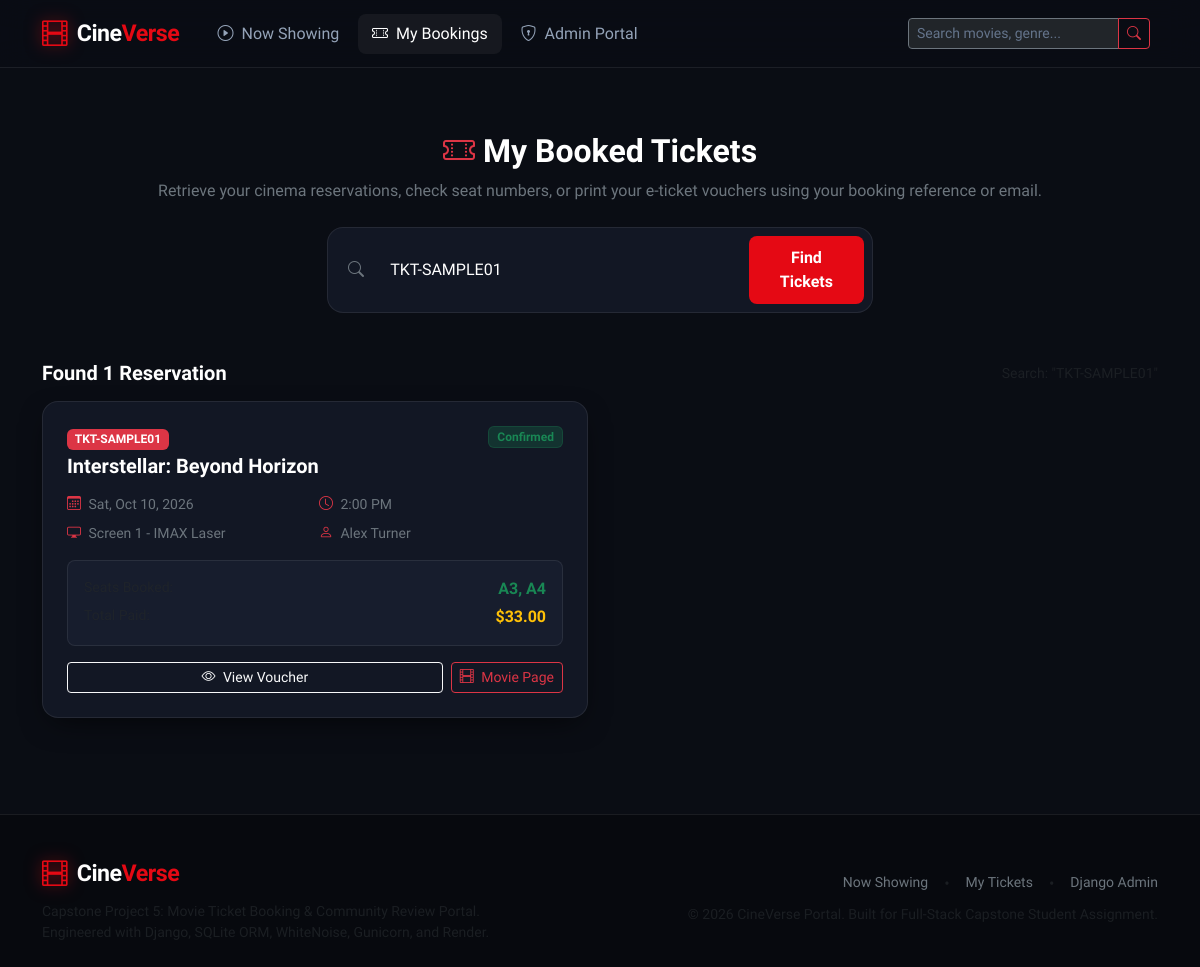
Page /my-bookings/?q=TKT-SAMPLE01 on the committed database.
### movies/models.py (models this page shows, shortened)
class SeatBooking(models.Model):
    showtime = models.ForeignKey(Showtime, on_delete=models.CASCADE, related_name="bookings")
    customer_name = models.CharField(max_length=150)
    customer_email = models.EmailField()
    customer_phone = models.CharField(max_length=20, blank=True)
    selected_seats = models.CharField(
        max_length=255,
        help_text="Comma-separated list of booked seats (e.g. A1, A2, B4)"
    )
    seat_count = models.PositiveIntegerField(default=1)
    total_paid = models.DecimalField(max_digits=8, decimal_places=2)
    booking_reference = models.CharField(max_length=20, unique=True, blank=True)
    created_at = models.DateTimeField(auto_now_add=True)
    class Meta:
        ordering = ["-created_at"]

class Showtime(models.Model):
    movie = models.ForeignKey(Movie, on_delete=models.CASCADE, related_name="showtimes")
    show_date = models.DateField()
    show_time = models.TimeField()
    ticket_price = models.DecimalField(max_digits=6, decimal_places=2, default=Decimal("12.50"))
    screen_number = models.CharField(max_length=50, default="Screen 1 - IMAX")
    class Meta:
        ordering = ["show_date", "show_time"]
        unique_together = ("movie", "show_date", "show_time", "screen_number")

class Movie(models.Model):
    GENRE_CHOICES = [
        ("Action", "Action"),
        ("Sci-Fi", "Sci-Fi"),
        ("Drama", "Drama"),
        ("Comedy", "Comedy"),
        ("Romance", "Romance"),
        ("Horror", "Horror"),
        ("Animation", "Animation"),
        ("Thriller", "Thriller"),
        ("Adventure", "Adventure"),
    ]
    title = models.CharField(max_length=200)
    genre = models.CharField(max_length=100, choices=GENRE_CHOICES, default="Action")
    duration = models.PositiveIntegerField(help_text="Duration in minutes (e.g. 148)")
    release_date = models.DateField()
    poster_url = models.URLField(max_length=500, help_text="Direct URL to movie poster image")
    description = models.TextField()
    class Meta:
        ordering = ["-release_date", "title"]

### movies/views.py (the view)
# urls.py: path("my-bookings/", views.my_bookings, name="my_bookings"),
def my_bookings(request):
    search_term = request.GET.get("q", "").strip()
    bookings = []
    has_searched = False
    if search_term:
        has_searched = True
        bookings = SeatBooking.objects.filter(
            Q(customer_email__iexact=search_term) |
            Q(booking_reference__iexact=search_term)
        ).select_related("showtime", "showtime__movie").order_by("-created_at")
    context = {
        "search_term": search_term,
        "bookings": bookings,
        "has_searched": has_searched,
    }
    return render(request, "movies/my_bookings.html", context)

### movies/templates/movies/my_bookings.html (shortened to what this page needs)
{% extends 'movies/base.html' %}
{% load static %}
{% block content %}
<div class="container py-5">
    <div class="text-center mb-5">
        <h1 class="h2 fw-bold text-white mb-2">
            <i class="bi bi-ticket-perforated text-danger me-2"></i>My Booked Tickets
        </h1>
        <p class="text-secondary max-w-600 mx-auto">
            Retrieve your cinema reservations, check seat numbers, or print your e-ticket vouchers using your booking reference or email.
        </p>
        <div class="row justify-content-center mt-4">
            <div class="col-lg-6 col-md-8">
                <form method="GET" action="{% url 'movies:my_bookings' %}" class="d-flex gap-2 p-2 rounded-4" style="background: var(--bg-card); border: 1px solid var(--border-color);">
                    <div class="input-group">
                        <span class="input-group-text bg-transparent border-0 text-secondary">
                            <i class="bi bi-search"></i>
                        </span>
                        <input type="text" name="q" class="form-control bg-transparent border-0 text-white shadow-none" placeholder="Enter Booking Ref (e.g. TKT-...) or your Email..." value="{{ search_term }}" required>
                    </div>
                    <button class="btn btn-cinema px-4" type="submit">
                        Find Tickets
                    </button>
                </form>
            </div>
        </div>
    </div>
    {% if has_searched %}
        {% if bookings %}
            <div class="d-flex justify-content-between align-items-center mb-3">
                <h2 class="h5 fw-bold text-white mb-0">Found {{ bookings.count }} Reservation{{ bookings.count|pluralize }}</h2>
                <span class="text-muted small">Search: "{{ search_term }}"</span>
            </div>
            <div class="row row-cols-1 row-cols-md-2 g-4">
                {% for b in bookings %}
                    <div class="col">
                        <div class="p-4 rounded-4 h-100 d-flex flex-column" style="background: var(--bg-card); border: 1px solid var(--border-color); box-shadow: var(--shadow-cinema);">
                            <div class="d-flex justify-content-between align-items-start mb-3">
                                <div>
                                    <span class="badge bg-danger mb-1">{{ b.booking_reference }}</span>
                                    <h3 class="h5 fw-bold text-white mb-0">{{ b.showtime.movie.title }}</h3>
                                </div>
                                <span class="badge bg-success bg-opacity-25 text-success border border-success border-opacity-25 px-2 py-1">
                                    Confirmed
                                </span>
                            </div>
                            <div class="row g-2 text-secondary small mb-3">
                                <div class="col-6">
                                    <i class="bi bi-calendar3 me-1 text-danger"></i>
                                    {{ b.showtime.show_date|date:"D, M d, Y" }}
                                </div>
                                <div class="col-6">
                                    <i class="bi bi-clock me-1 text-danger"></i>
                                    {{ b.showtime.show_time|time:"g:i A" }}
                                </div>
                                <div class="col-6">
                                    <i class="bi bi-display me-1 text-danger"></i>
                                    {{ b.showtime.screen_number }}
                                </div>
                                <div class="col-6">
                                    <i class="bi bi-person me-1 text-danger"></i>
                                    {{ b.customer_name }}
                                </div>
                            </div>
                            <div class="p-3 rounded-3 mb-3" style="background: var(--bg-surface); border: 1px solid var(--border-color);">
                                <div class="d-flex justify-content-between mb-1">
                                    <span class="text-muted small">Seats Booked:</span>
                                    <span class="text-success fw-bold">{{ b.selected_seats }}</span>
                                </div>
                                <div class="d-flex justify-content-between">
                                    <span class="text-muted small">Total Paid:</span>
                                    <span class="text-warning fw-bold">${{ b.total_paid }}</span>
                                </div>
                            </div>
                            <div class="mt-auto d-flex gap-2">
                                <a href="{% url 'movies:booking_confirmation' b.booking_reference %}" class="btn btn-outline-light btn-sm flex-grow-1">
                                    <i class="bi bi-eye me-1"></i> View Voucher
                                </a>
                                <a href="{% url 'movies:movie_detail' b.showtime.movie.id %}" class="btn btn-outline-danger btn-sm">
                                    <i class="bi bi-film me-1"></i> Movie Page
                                </a>
                            </div>
                        </div>
                    </div>
                {% endfor %}
            </div>
        {% endif %}
    {% endif %}
</div>
{% endblock %}

### movies/templates/movies/base.html (shortened to what this page needs)
{% load static %}
<!DOCTYPE html>
<html lang="en">
<head>
    <link href="https://cdn.jsdelivr.net/npm/bootstrap@5.3.3/dist/css/bootstrap.min.css" rel="stylesheet">
    <link rel="stylesheet" href="https://cdn.jsdelivr.net/npm/bootstrap-icons@1.11.3/font/bootstrap-icons.min.css">
    <link rel="stylesheet" href="{% static 'css/cinema.css' %}">
</head>
<body>
    <nav class="navbar navbar-expand-lg navbar-dark navbar-cinema sticky-top">
        <div class="container">
            <a class="brand-logo" href="{% url 'movies:movie_list' %}">
                <i class="bi bi-film brand-icon"></i>
                <span class="brand-text">Cine<span>Verse</span></span>
            </a>
            <div class="collapse navbar-collapse" id="navbarContent">
                <ul class="navbar-nav me-auto mb-2 mb-lg-0 ms-lg-4 gap-1">
                    <li class="nav-item">
                        <a class="nav-link {% if request.resolver_match.url_name == 'movie_list' %}active{% endif %}" href="{% url 'movies:movie_list' %}">
                            <i class="bi bi-play-circle me-1"></i> Now Showing
                        </a>
                    </li>
                    <li class="nav-item">
                        <a class="nav-link {% if request.resolver_match.url_name == 'my_bookings' %}active{% endif %}" href="{% url 'movies:my_bookings' %}">
                            <i class="bi bi-ticket-perforated me-1"></i> My Bookings
                        </a>
                    </li>
                    <li class="nav-item">
                        <a class="nav-link" href="/admin/" target="_blank">
                            <i class="bi bi-shield-lock me-1"></i> Admin Portal
                        </a>
                    </li>
                </ul>
                <form class="d-flex me-lg-2" action="{% url 'movies:movie_list' %}" method="GET">
                    <div class="input-group input-group-sm">
                        <input class="form-control bg-dark text-light border-secondary" type="search" name="q" placeholder="Search movies, genre..." value="{{ search_query|default:'' }}" aria-label="Search">
                        <button class="btn btn-outline-danger" type="submit">
                            <i class="bi bi-search"></i>
                        </button>
                    </div>
                </form>
            </div>
        </div>
    </nav>
    <main class="flex-grow-1">
        {% block content %}{% endblock %}
    </main>
    <footer class="footer-cinema mt-5">
        <div class="container text-center text-md-start">
            <div class="row g-4 align-items-center">
                <div class="col-md-6">
                    <a class="brand-logo mb-2 d-inline-flex" href="{% url 'movies:movie_list' %}">
                        <i class="bi bi-film brand-icon"></i>
                        <span class="brand-text">Cine<span>Verse</span></span>
                    </a>
                    <p class="text-muted small mb-0">
                        Capstone Project 5: Movie Ticket Booking & Community Review Portal.<br>
                        Engineered with Django, SQLite ORM, WhiteNoise, Gunicorn, and Render.
                    </p>
                </div>
                <div class="col-md-6 text-md-end">
                    <div class="d-flex justify-content-md-end gap-3 mb-2">
                        <a href="{% url 'movies:movie_list' %}" class="text-secondary text-decoration-none small">Now Showing</a>
                        <span class="text-muted">•</span>
                        <a href="{% url 'movies:my_bookings' %}" class="text-secondary text-decoration-none small">My Tickets</a>
                        <span class="text-muted">•</span>
                        <a href="/admin/" class="text-secondary text-decoration-none small">Django Admin</a>
                    </div>
                    <p class="text-muted small mb-0">
                        © {% now "Y" %} CineVerse Portal. Built for Full-Stack Capstone Student Assignment.
                    </p>
                </div>
            </div>
        </div>
    </footer>
</body>
</html>

### movies/static/css/cinema.css (style rules this page uses)
:root { --bg-main: #0a0d14; --bg-card: #121724; --bg-card-hover: #192134; --bg-surface: #171d2d; --bg-glass: rgba(18, 23, 36, 0.75); --primary-red: #e50914; --primary-red-hover: #f40612; --accent-gold: #f5c518; --accent-cyan: #00d2ff; --accent-emerald: #10b981; --text-primary: #f8fafc; --text-secondary: #94a3b8; --text-muted: #64748b; --seat-available: #2a3449; --seat-available-border: #3e4c68; --seat-selected: #10b981; --seat-selected-glow: rgba(16, 185, 129, 0.45); --seat-booked: #ef4444; --seat-booked-bg: #2d181e; --border-color: rgba(255, 255, 255, 0.08); --border-highlight: rgba(255, 255, 255, 0.15); --radius-sm: 8px; --radius-md: 14px; --radius-lg: 20px; --shadow-cinema: 0 10px 30px -10px rgba(0, 0, 0, 0.7); --shadow-glow: 0 0 25px rgba(229, 9, 20, 0.25); }
body { background-color: var(--bg-main); color: var(--text-primary); font-family: 'Plus Jakarta Sans', -apple-system, BlinkMacSystemFont, "Segoe UI", Roboto, sans-serif; min-height: 100vh; display: flex; flex-direction: column; overflow-x: hidden; }
.navbar-cinema { background: rgba(10, 13, 20, 0.85); backdrop-filter: blur(16px); -webkit-backdrop-filter: blur(16px); border-bottom: 1px solid var(--border-color); padding: 0.85rem 0; transition: all 0.3s ease; }
.brand-logo { display: flex; align-items: center; gap: 0.6rem; font-weight: 800; font-size: 1.45rem; color: #fff; text-decoration: none; letter-spacing: -0.5px; }
.brand-icon { color: var(--primary-red); font-size: 1.6rem; filter: drop-shadow(0 0 8px rgba(229, 9, 20, 0.6)); }
.brand-text span { color: var(--primary-red); }
.nav-link { color: var(--text-secondary); font-weight: 500; padding: 0.5rem 0.9rem !important; border-radius: var(--radius-sm); transition: all 0.2s ease; }
.nav-link:hover, .nav-link.active { color: #fff; background: rgba(255, 255, 255, 0.05); }
.btn-cinema { background: var(--primary-red); color: #fff; font-weight: 700; border: none; border-radius: var(--radius-sm); padding: 0.65rem 1.4rem; transition: all 0.25s ease; }
.form-control, .form-select { background-color: var(--bg-surface); border: 1px solid var(--border-color); color: #fff; border-radius: var(--radius-sm); padding: 0.65rem 0.95rem; }
.form-control::placeholder { color: #64748b; }
.footer-cinema { background: #07090e; border-top: 1px solid var(--border-color); padding: 2.5rem 0 1.5rem; margin-top: auto; }

### rows in the picture
SeatBooking: booking_reference "TKT-SAMPLE01", showtime.movie "Interstellar: Beyond Horizon", showtime.show_date "Sat, Oct 10, 2026", showtime.show_time "2:00 PM", showtime.screen_number "Screen 1 - IMAX Laser", customer_name "Alex Turner", selected_seats "A3, A4", total_paid "33.00"

### other values in the picture
{{ bookings.count }} "1"
